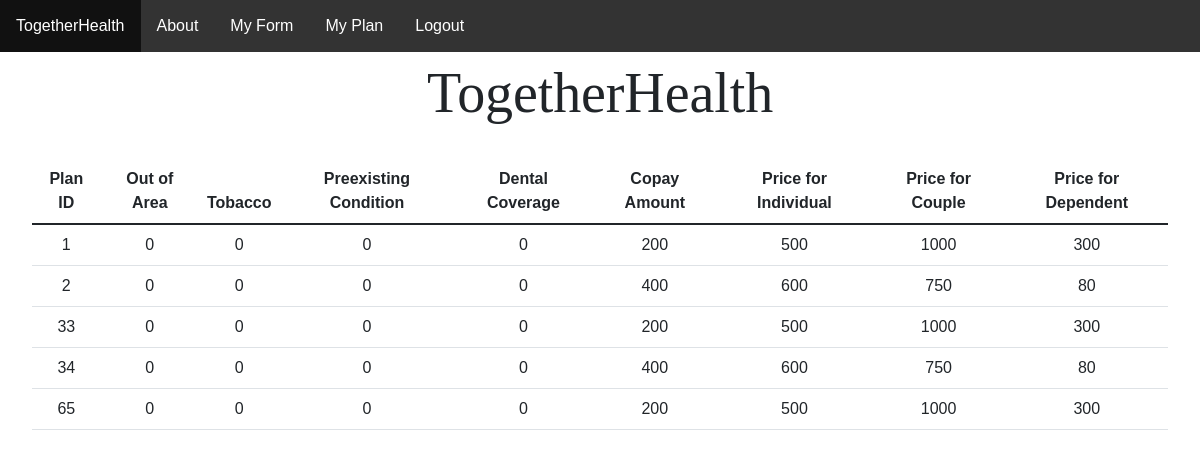
Before: /plan/ (signed in) with the older database file.
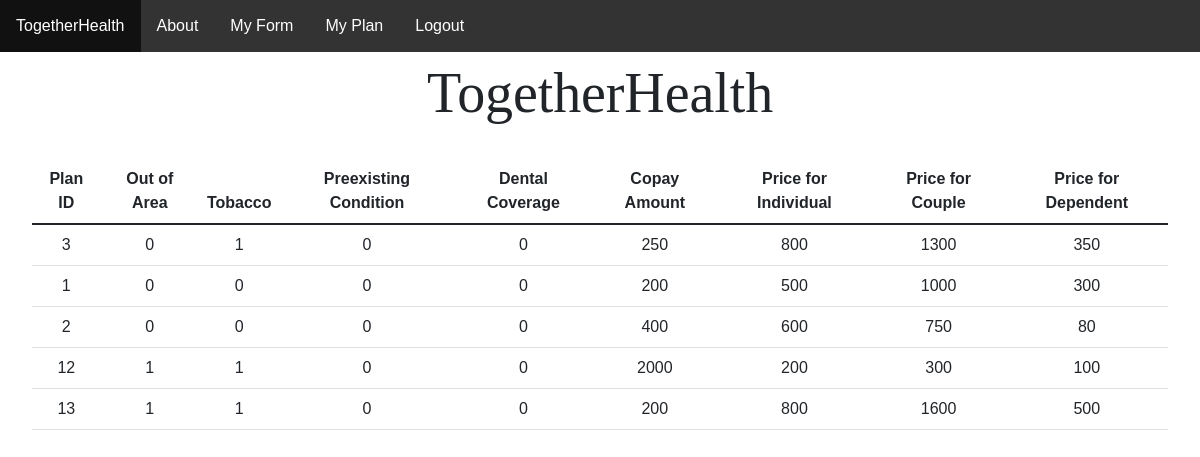
After: the same page with the newer database file.
### tables this page shows
CREATE TABLE plans (
                    "plan_id" INTEGER UNIQUE PRIMARY KEY,
                    "out_of_area" BOOLEAN DEFAULT false,
                    "tobacco" BOOLEAN DEFAULT false,
                    "disease" BOOLEAN DEFAULT false,
                    "dental" BOOLEAN DEFAULT false,
                    "copay" INTEGER NOT NULL,
                    "individual" INTEGER NOT NULL,
                    "couple" INTEGER NOT NULL,
                    "dependent" INTEGER NOT NULL
                );

### together_health/form/form.py (the view)
@form_bp.route('/plan/')
def plan():
    db_connect = sqlite3.connect("together_health.db")
    db_connect.row_factory = sqlite3.Row
    db = db_connect.cursor()
    plans = get_plans(db)
    return render_template('plan.html', plans=plans)

### together_health/form/form.py (called while the page is built)
def get_plans(db):
    preference = db.execute("SELECT * FROM preferences WHERE user_id = ?", [session["user_id"]]).fetchone()
    return (rank_plans(preference, db.execute("SELECT * FROM plans;").fetchall()))

def score(preferences, plan):
    copay_diff = max(preferences["copay_high"] - plan["copay"], 0)/preferences["copay_high"]
    monthly_rate = plan["couple"] if preferences["married"] else plan["individual"]
    monthly_rate += plan["dependent"] * preferences["dependents"]
    rate_diff = max(preferences["monthly_budget_high"] - monthly_rate, 0)/preferences["monthly_budget_high"]
    services = ["tobacco", "dental", "out_of_area", "disease"]
    service_preferences = ["tobacco", "dental", "travel", "preexisting"]
    service_diff = 0
    for i in range(len(services)):
        service_diff += 1/2 * (plan[services[i]] - preferences[service_preferences[i]]) ** 2
    return math.sqrt(copay_diff ** 2 + rate_diff ** 2 + service_diff ** 2)

def rank_plans(preferences, plans):
    plans.sort(key=lambda x: score(preferences, x))
    top_plans = plans[:min(5, len(plans))]
    return [dict(zip(x.keys(), [i for i in x])) for x in top_plans]

### together_health/home/templates/plan.html (shortened to what this page needs)
<!DOCTYPE html>
<html lang="en">
    <head>
        <link href="https://cdn.jsdelivr.net/npm/bootstrap@5.1.3/dist/css/bootstrap.min.css" rel="stylesheet">
        <link href="../../static/css/main.css" rel="stylesheet">
    </head>
    <body>
        <ul>
          {% if session["user_id"] %}
          <li><a href="/">TogetherHealth</a></li>
          <li><a href="/about">About</a></li>
          <li><a href="/form">My Form</a></li>
          <li><a href="/plan">My Plan</a></li>
          <li><a href="">Logout</a></li>
          {% else %}
          <li><a href="/">TogetherHealth</a></li>
          <li><a href="/about">About</a></li>
          <li><a href="/login">Login</a></li>
          <li><a href="/register">Register</a></li>
          {% endif %}
        </ul>
        <div class="section">
            <h1>TogetherHealth</h1>
        </div>
        <div class="section">
            <table class="table">
                <thead>
                    <tr>
                        <th scope = "col">Plan ID</th>
                        <th scope = "col">Out of Area</th>
                        <th scope = "col">Tobacco</th>
                        <th scope = "col">Preexisting Condition</th>
                        <th scope = "col">Dental Coverage</th>
                        <th scope = "col">Copay Amount</th>
                        <th scope = "col">Price for Individual</th>
                        <th scope = "col">Price for Couple</th>
                        <th scope = "col">Price for Dependent</th>
                    </tr>
                </thead>
                    <tbody>
                        {% for plan in plans %}
                        <tr>
                            <td>{{ plan.plan_id }}</td>
                            <td>{{ plan.out_of_area }}</td>
                            <td>{{ plan.tobacco }}</td>
                            <td>{{ plan.disease }}</td>
                            <td>{{ plan.dental }}</td>
                            <td>{{ plan.copay }}</td>
                            <td>{{ plan.individual }}</td>
                            <td>{{ plan.couple }}</td>
                            <td>{{ plan.dependent }}</td>
                        </tr>
                        {% endfor %}
                    </tbody>
            </table>
        </div>
    </body>
</html>

### together_health/static/css/main.css (style rules this page uses)
.section { padding: 0.5rem 2rem 1rem 2rem; text-align: center; }
body { background-color: #FFF; color: #212529; font-family: 'Helvetica', 'Arial', sans-serif; font-size: 1rem; font-weight: 400; line-height: 1.5; margin: 0; text-align: left; }
ul { list-style-type: none; margin: 0; padding: 0; overflow: hidden; background-color: #333; }
li { float: left; }
li a { display: block; color: white; text-align: center; padding: 14px 16px; text-decoration: none; }
h1 { font-family: Canela Deck Web; font-size: 56px; line-height: 1.2; font-style: normal; font-weight: 400; letter-spacing: -.1px; }

Changed rows visible on the page:
removed plans: plan_id "33", out_of_area "0", tobacco "0", disease "0", dental "0", copay "200", individual "500", couple "1000", dependent "300"
removed plans: plan_id "34", out_of_area "0", tobacco "0", disease "0", dental "0", copay "400", individual "600", couple "750", dependent "80"
removed plans: plan_id "65", out_of_area "0", tobacco "0", disease "0", dental "0", copay "200", individual "500", couple "1000", dependent "300"
now on this page (row unchanged): plans: plan_id "3", out_of_area "0", tobacco "1", disease "0", dental "0", copay "250", individual "800", couple "1300", dependent "350"
now on this page (row unchanged): plans: plan_id "12", out_of_area "1", tobacco "1", disease "0", dental "0", copay "2000", individual "200", couple "300", dependent "100"
now on this page (row unchanged): plans: plan_id "13", out_of_area "1", tobacco "1", disease "0", dental "0", copay "200", individual "800", couple "1600", dependent "500"
